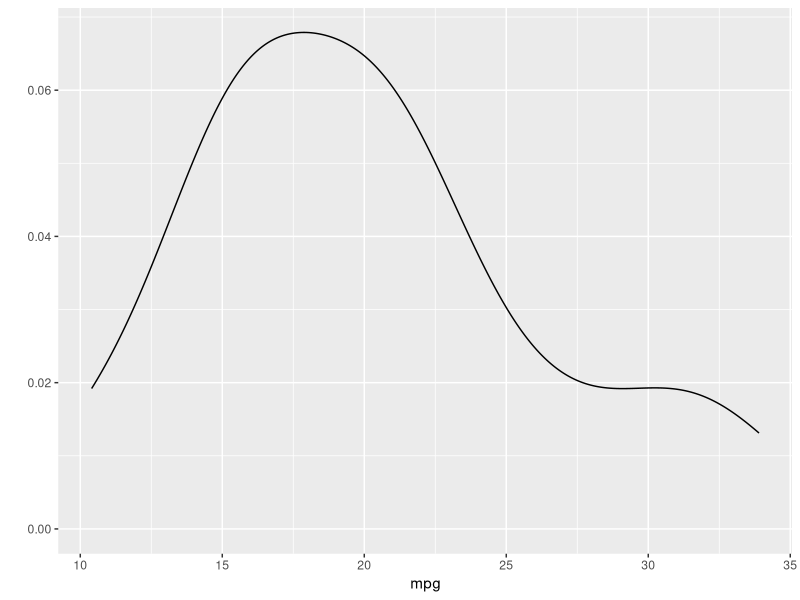
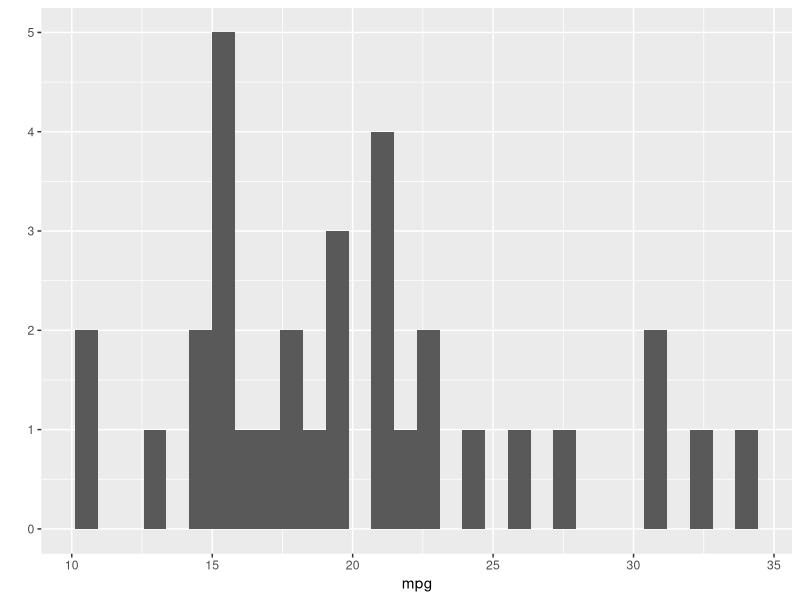

These charts were generated, in order, by the following R code:
library(ggplot2)

p1 = qplot(mpg, data=mtcars, geom="density")
p2 = qplot(mpg, data=mtcars, geom="histogram")

p1; p2


print("Done Today is late!!!")
